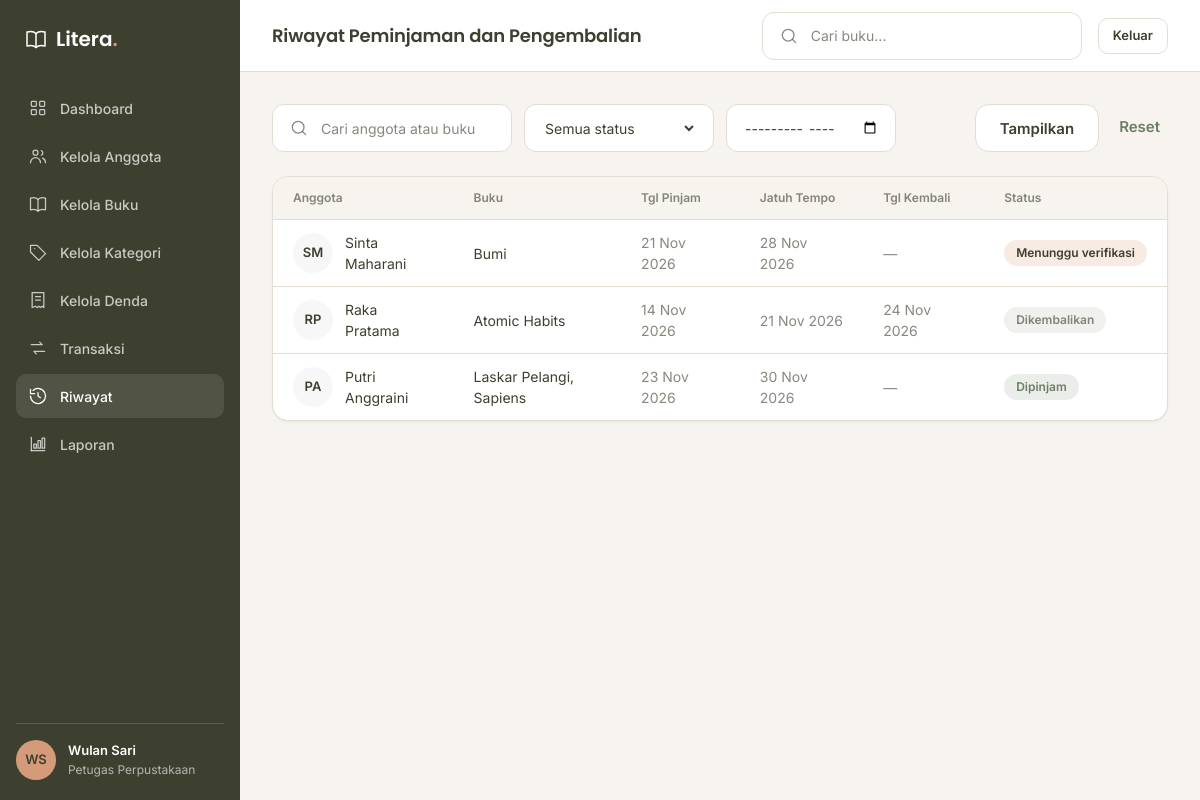
Screenshot of /admin/riwayat (signed in) with the database file from the repository.
### tables this page shows
CREATE TABLE peminjaman (
    id              INT AUTO_INCREMENT PRIMARY KEY,
    user_id         INT NOT NULL,
    petugas_id      INT NULL,
    tgl_pinjam      DATE NOT NULL,
    tgl_jatuh_tempo DATE NOT NULL,
    tgl_kembali     DATE NULL,
    status          ENUM('dipinjam', 'menunggu_verifikasi', 'dikembalikan') NOT NULL DEFAULT 'dipinjam',
    created_at      TIMESTAMP NOT NULL DEFAULT CURRENT_TIMESTAMP,
    CONSTRAINT fk_peminjaman_user FOREIGN KEY (user_id) REFERENCES users (id) ON DELETE RESTRICT,
    CONSTRAINT fk_peminjaman_petugas FOREIGN KEY (petugas_id) REFERENCES users (id) ON DELETE RESTRICT,
    INDEX idx_peminjaman_user (user_id),
    INDEX idx_peminjaman_status (status)
);

CREATE TABLE users (
    id            INT AUTO_INCREMENT PRIMARY KEY,
    nama          VARCHAR(100) NOT NULL,
    username      VARCHAR(30)  NOT NULL UNIQUE,
    email         VARCHAR(100) NOT NULL,
    password_hash VARCHAR(255) NOT NULL,
    role          ENUM('anggota', 'petugas') NOT NULL DEFAULT 'anggota',
    no_telp       VARCHAR(20)  NULL,
    alamat        VARCHAR(255) NULL,
    status        ENUM('aktif', 'nonaktif') NOT NULL DEFAULT 'aktif',
    created_at    TIMESTAMP NOT NULL DEFAULT CURRENT_TIMESTAMP
);

### app/core/Controller.php (called while the page is built, shortened)
<?php
abstract class Controller
{
    protected function view(string $view, array $data = [], string $layout = 'member'): void
    {
        extract($data, EXTR_SKIP);
        require dirname(__DIR__) . '/views/layouts/' . $layout . '.php';
    }
}

### app/controllers/RiwayatController.php (called while the page is built, shortened)
<?php
final class RiwayatController extends Controller
{
    public function admin(): void
    {
        $q = trim((string) ($_GET['q'] ?? ''));
        $status = (string) ($_GET['status'] ?? '');
        $periode = (string) ($_GET['periode'] ?? '');
        $halaman = $this->halaman();
        $perHalaman = 20;
        $filter = array_filter(['q' => $q, 'status' => $status, 'periode' => $periode]);
        $total = Peminjaman::hitung($filter);
        $this->view('admin/riwayat', [
            'judul' => 'Riwayat Peminjaman dan Pengembalian',
            'daftar' => Peminjaman::cari($filter, $perHalaman, ($halaman - 1) * $perHalaman),
            'q' => $q,
            'status' => $status,
            'periode' => $periode,
            'paginasi' => paginasi($total, $perHalaman, $halaman, '/admin/riwayat', array_filter(['q' => $q, 'status' => $status, 'periode' => $periode])),
        ], 'admin');
    }
}

### public/index.php (called while the page is built, shortened)
<?php
$method = $_SERVER['REQUEST_METHOD'] ?? 'GET';
$path = (string) ($_GET['r'] ?? parse_url($_SERVER['REQUEST_URI'] ?? '/', PHP_URL_PATH) ?? '/');
$path = rawurldecode($path);
$path = '/' . trim($path, '/');
$router = new Router();
$router->get('/', [HomeController::class, 'index']);
$router->get('/login', [AuthController::class, 'form']);
$router->post('/login', [AuthController::class, 'login']);
$router->post('/logout', [AuthController::class, 'logout']);
$router->get('/beranda', [BerandaController::class, 'index'], 'anggota');
$router->get('/buku', [BukuController::class, 'index'], 'anggota');
$router->get('/buku/{id}', [BukuController::class, 'detail'], 'anggota');
$router->get('/pinjam', [PeminjamanController::class, 'form'], 'anggota');
$router->post('/pinjam', [PeminjamanController::class, 'store'], 'anggota');
$router->get('/pinjam/bukti/{id}', [PeminjamanController::class, 'bukti'], 'anggota');
$router->get('/kembali', [PengembalianController::class, 'index'], 'anggota');
$router->post('/kembali', [PengembalianController::class, 'ajukan'], 'anggota');
$router->get('/riwayat', [RiwayatController::class, 'anggota'], 'anggota');
$router->get('/denda', [DendaController::class, 'saya'], 'anggota');
$router->get('/profil', [ProfilController::class, 'index'], 'anggota');
$router->get('/admin', [DashboardController::class, 'index'], 'petugas');
$router->get('/admin/anggota', [AnggotaController::class, 'index'], 'petugas');
$router->get('/admin/anggota/tambah', [AnggotaController::class, 'create'], 'petugas');
$router->post('/admin/anggota', [AnggotaController::class, 'store'], 'petugas');
$router->get('/admin/anggota/{id}/edit', [AnggotaController::class, 'edit'], 'petugas');
$router->post('/admin/anggota/{id}', [AnggotaController::class, 'update'], 'petugas');
$router->post('/admin/anggota/{id}/hapus', [AnggotaController::class, 'destroy'], 'petugas');
$router->get('/admin/buku', [BukuController::class, 'adminIndex'], 'petugas');
$router->get('/admin/buku/tambah', [BukuController::class, 'create'], 'petugas');
$router->post('/admin/buku', [BukuController::class, 'store'], 'petugas');
$router->get('/admin/buku/{id}/edit', [BukuController::class, 'edit'], 'petugas');
$router->post('/admin/buku/{id}', [BukuController::class, 'update'], 'petugas');
$router->post('/admin/buku/{id}/hapus', [BukuController::class, 'destroy'], 'petugas');
$router->get('/admin/kategori', [KategoriController::class, 'index'], 'petugas');
$router->get('/admin/kategori/tambah', [KategoriController::class, 'create'], 'petugas');
$router->post('/admin/kategori', [KategoriController::class, 'store'], 'petugas');
$router->get('/admin/kategori/{id}/edit', [KategoriController::class, 'edit'], 'petugas');
$router->post('/admin/kategori/{id}', [KategoriController::class, 'update'], 'petugas');
$router->post('/admin/kategori/{id}/hapus', [KategoriController::class, 'destroy'], 'petugas');
$router->get('/admin/denda', [DendaController::class, 'index'], 'petugas');
$router->get('/admin/denda/tambah', [DendaController::class, 'create'], 'petugas');
$router->post('/admin/denda', [DendaController::class, 'store'], 'petugas');
$router->get('/admin/denda/{id}/edit', [DendaController::class, 'edit'], 'petugas');
$router->post('/admin/denda/{id}', [DendaController::class, 'update'], 'petugas');
$router->post('/admin/denda/{id}/hapus', [DendaController::class, 'destroy'], 'petugas');
$router->post('/admin/denda/{id}/lunas', [DendaController::class, 'lunas'], 'petugas');
$router->get('/admin/transaksi', [PeminjamanController::class, 'adminIndex'], 'petugas');
$router->get('/admin/transaksi/tambah', [PeminjamanController::class, 'adminCreate'], 'petugas');
$router->post('/admin/transaksi', [PeminjamanController::class, 'adminStore'], 'petugas');
$router->get('/admin/transaksi/{id}', [PeminjamanController::class, 'adminShow'], 'petugas');
$router->post('/admin/transaksi/{id}/kembali', [PengembalianController::class, 'proses'], 'petugas');
$router->get('/admin/riwayat', [RiwayatController::class, 'admin'], 'petugas');
$router->get('/admin/laporan', [LaporanController::class, 'buatLaporan'], 'petugas');
$router->dispatch($method, $path);

### app/models/Peminjaman.php (called while the page is built, shortened)
<?php
final class Peminjaman
{
    public static function cari(array $filter = [], int $limit = 50, int $offset = 0): array
    {
        [$where, $params] = self::filter($filter);
        $sql = self::SELECT_LIST . ' WHERE ' . implode(' AND ', $where) . ' ORDER BY p.id DESC LIMIT ' . $limit . ' OFFSET ' . $offset;
        $stmt = Database::pdo()->prepare($sql);
        $stmt->execute($params);
        return $stmt->fetchAll();
    }
    private static function filter(array $f): array
    {
        $where = ['1 = 1'];
        $params = [];
        $status = $f['status'] ?? '';
        return [$where, $params];
    }
}

### app/core/Database.php (called while the page is built, shortened)
<?php
final class Database
{
    private static ?PDO $pdo = null;
    public static function pdo(): PDO
    {
        if (self::$pdo === null) {
            $dsn = sprintf('mysql:host=%s;dbname=%s;charset=utf8mb4', DB_HOST, DB_NAME);
            self::$pdo = new PDO($dsn, DB_USER, DB_PASS, [
                PDO::ATTR_ERRMODE => PDO::ERRMODE_EXCEPTION,
                PDO::ATTR_DEFAULT_FETCH_MODE => PDO::FETCH_ASSOC,
                PDO::ATTR_EMULATE_PREPARES => false,
            ]);
        }
        return self::$pdo;
    }
}

### app/views/admin/riwayat.php (the view, shortened to what this page needs)
<form class="filter-bar" method="get" action="<?= e(url('/admin/riwayat')) ?>">
    <div class="input" style="width:240px">
        <?= ikon('search') ?>
        <input type="search" name="q" value="<?= e($q) ?>" placeholder="Cari anggota atau buku" aria-label="Cari riwayat">
    </div>
    <div class="input" style="width:190px">
        <select name="status" aria-label="Filter status">
            <?php foreach (['' => 'Semua status', 'dipinjam' => 'Dipinjam', 'terlambat' => 'Terlambat', 'menunggu_verifikasi' => 'Menunggu verifikasi', 'dikembalikan' => 'Dikembalikan'] as $nilai => $teks): ?>
                <option value="<?= $nilai ?>" <?= $status === $nilai ? 'selected' : '' ?>><?= e($teks) ?></option>
            <?php endforeach; ?>
        </select>
    </div>
    <div class="input" style="width:170px">
        <input type="month" name="periode" value="<?= e($periode) ?>" aria-label="Periode pinjam">
    </div>
    <div class="filter-bar__aksi">
        <button class="btn btn--outline" type="submit">Tampilkan</button>
        <a class="btn btn--ghost" href="<?= e(url('/admin/riwayat')) ?>">Reset</a>
    </div>
</form>
<div class="table-card">
    <div class="table-scroll">
        <table class="tabel">
            <thead>
                <tr>
                    <th>Anggota</th>
                    <th>Buku</th>
                    <th>Tgl Pinjam</th>
                    <th>Jatuh Tempo</th>
                    <th>Tgl Kembali</th>
                    <th>Status</th>
                </tr>
            </thead>
            <tbody>
                <?php foreach ($daftar as $r): ?>
                    <?php [$label, $jenis] = statusPeminjaman($r); ?>
                    <tr>
                        <td>
                            <div class="tabel__nama">
                                <span class="avatar avatar--netral" aria-hidden="true"><?= e(inisial($r['nama'])) ?></span>
                                <?= e($r['nama']) ?>
                            </div>
                        </td>
                        <td><?= e($r['buku'] ?: '—') ?></td>
                        <td class="redup"><?= e(tanggal($r['tgl_pinjam'])) ?></td>
                        <td class="redup"><?= e(tanggal($r['tgl_jatuh_tempo'])) ?></td>
                        <td class="redup"><?= e(tanggal($r['tgl_kembali'])) ?></td>
                        <td><?= badge($label, $jenis) ?></td>
                    </tr>
                <?php endforeach; ?>
            </tbody>
        </table>
    </div>
</div>

### app/core/Router.php (shortened to what this page needs)
<?php
final class Router
{
    private array $routes = [];
    private function add(string $method, string $pattern, array $handler, ?string $role): void
    {
        $this->routes[] = compact('method', 'pattern', 'handler', 'role');
    }
    public function dispatch(string $method, string $path): void
    {
        foreach ($this->routes as $route) {
            if ($route['method'] !== $method) {
                continue;
            }
            $regex = '#^' . str_replace(['/', '{id}'], ['\/', '([0-9]+)'], $route['pattern']) . '$#';
            if (!preg_match($regex, $path, $cocok)) {
                continue;
            }
            [$kelas, $aksi] = $route['handler'];
            $params = array_map('intval', array_slice($cocok, 1));
            (new $kelas())->{$aksi}(...$params);
            return;
        }
        exit('Halaman tidak ditemukan.');
    }
}

### app/core/helpers.php (shortened to what this page needs)
<?php
function e($nilai): string
{
    return htmlspecialchars((string) $nilai, ENT_QUOTES, 'UTF-8');
}
function url(string $path = ''): string
{
    return BASE_URL . '/' . ltrim($path, '/');
}
function inisial(?string $nama): string
{
    $kata = preg_split('/\s+/', trim((string) $nama)) ?: [];
    $huruf = array_map(static fn ($k) => mb_strtoupper(mb_substr($k, 0, 1)), array_slice($kata, 0, 2));
    return $huruf ? implode('', $huruf) : '?';
}
function tanggal(?string $ymd): string
{
    if (!$ymd) {
        return '—';
    }
    static $bulan = ['Jan', 'Feb', 'Mar', 'Apr', 'Mei', 'Jun', 'Jul', 'Agu', 'Sep', 'Okt', 'Nov', 'Des'];
    $waktu = strtotime($ymd);
    return $waktu ? date('j', $waktu) . ' ' . $bulan[(int) date('n', $waktu) - 1] . ' ' . date('Y', $waktu) : '—';
}
function statusPeminjaman(array $p): array
{
    if (($p['status'] ?? '') === 'dikembalikan') {
        return ['Dikembalikan', 'netral'];
    }
    if (($p['status'] ?? '') === 'menunggu_verifikasi') {
        return ['Menunggu verifikasi', 'peringatan'];
    }
    return ['Dipinjam', 'sukses'];
}
function badge(string $teks, string $jenis = 'netral'): string
{
    return '<span class="badge badge--' . e($jenis) . '">' . e($teks) . '</span>';
}
function ikon(string $nama, int $ukuran = 20): string
{
    $path = $paths[$nama] ?? '';
    return '<svg class="ikon" width="' . $ukuran . '" height="' . $ukuran . '" viewBox="0 0 24 24" fill="none" stroke="currentColor" stroke-width="1.5" stroke-linecap="round" stroke-linejoin="round" aria-hidden="true">' . $path . '</svg>';
}
function logo(string $href = '#', bool $inverse = false): string
{
    $kelas = 'logo' . ($inverse ? ' logo--inverse' : '');
    $ikon = '<svg class="logo__ikon" width="24" height="24" viewBox="0 0 24 24" fill="none" stroke="currentColor" stroke-width="1.5" stroke-linecap="round" stroke-linejoin="round" aria-hidden="true"><path d="M12 6.5C10 4.5 6.5 4 3 5v14c3.5-1 7-.5 9 1.5 2-2 5.5-2.5 9-1.5V5c-3.5-1-7-.5-9 1.5Z"/><path d="M12 6.5v14"/></svg>';
    return '<a class="' . $kelas . '" href="' . e($href) . '">' . $ikon
        . '<span class="logo__teks">Litera<span class="logo__titik">.</span></span></a>';
}

### rows the page displays
peminjaman: user.nama "SM", user.nama "Sinta Maharani", buku "Bumi", tgl_pinjam "21 Nov 2026", tgl_jatuh_tempo "28 Nov 2026", tgl_kembali "—", teks "Menunggu verifikasi"
peminjaman: user.nama "RP", user.nama "Raka Pratama", buku "Atomic Habits", tgl_pinjam "14 Nov 2026", tgl_jatuh_tempo "21 Nov 2026", tgl_kembali "24 Nov 2026", teks "Dikembalikan"
peminjaman: user.nama "PA", user.nama "Putri Anggraini", buku "Laskar Pelangi, Sapiens", tgl_pinjam "23 Nov 2026", tgl_jatuh_tempo "30 Nov 2026", tgl_kembali "—", teks "Dipinjam"

### other values shown
$label "Dashboard"
$label "Kelola Anggota"
$label "Kelola Buku"
$label "Kelola Kategori"
$label "Kelola Denda"
$label "Transaksi"
$label "Riwayat"
$label "Laporan"
form field status "Semua status"
